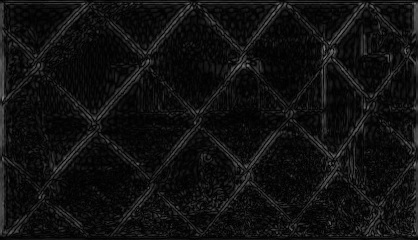
#> input picture BPF.jpg, 418 x 240 px, found by its file name
$ python trialphase2.py
#> lines starting #> are read from the running program, lines starting #| are printed output that depends on the picture; after the words box and inside, x2 and y2 are one past the last pixel; in counts of white or black regions, pixels touching at a corner belong together
import cv2
import pywt
import numpy as np
import matplotlib.pyplot as plt
from PIL import Image
import os
from skimage.transform import resize

dir = os.path.dirname(__file__)
foldername = os.path.join(dir, 'Images')
os.chdir(foldername)

image = cv2.imread('BPF.jpg')
#> image is the input picture: shape (240, 418, 3); min 0, max 131, mean 16.3
gray_image = cv2.cvtColor(image, cv2.COLOR_BGR2GRAY)
cv2.imwrite('gray_image.png',gray_image)
x=np.asarray(Image.open("gray_image.png").convert("L"))

print(x.shape)
#| (240, 418)
wp = pywt.WaveletPacket2D(data=x, wavelet='db1', mode='sym')
plt.title("Original Image")
plt.imshow(wp.data,plt.cm.gray) # plot original image
plt.show()

limith = -10
limitv = -10
limitd = -10
limitf = 15

zh=wp['h'].data
zh[zh<limith]=0.0
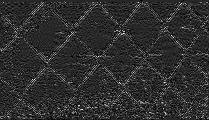
#> zh: shape (120, 209) float64; min -10, max 53, mean 1.5; drawn with min black and max white
plt.title("Horizontal")
plt.imshow(zh,plt.cm.gray) # plot horizontal decomposition of image
plt.show()

zv=wp['v'].data
zv[zv<limitv]=0.0
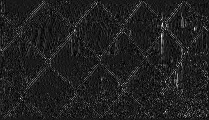
#> zv: shape (120, 209) float64; min -10, max 88, mean 2.4; drawn with min black and max white
plt.title("Vertical")
plt.imshow(zv,plt.cm.gray) # plot vertical decomposition of image
plt.show()

zd=wp['d'].data
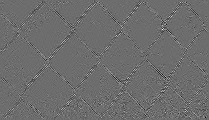
#> zd: shape (120, 209) float64; min -57, max 76, mean -0.1; drawn with min black and max white
zd[zd<limitd]=0.0
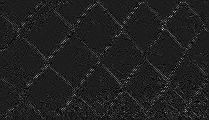
#> zd: shape (120, 209) float64; 6.28% of pixels changed, all inside (x1, y1, x2, y2) = (0, 0, 208, 119); drawn with min black and max white
plt.title("Diagonal")
plt.imshow(zd,plt.cm.gray) # plot diagonal decomposition of image
plt.show()

plt.gray()
zf = zh + zv + zd
zf[zf<limitf] = 0.0
zf[zf>limitf] = 20
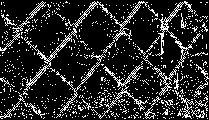
#> zf: shape (120, 209) float64; min 0, max 20, mean 3.17; drawn with min black and max white
print(zf.shape)
#| (120, 209)
plt.title("Final Image")
plt.imshow(zf) # plot final decomposition of image
print(zf.shape)
#| (120, 209)
plt.show()
plt.imsave('basic mask.jpg',zf)

original=np.asarray(Image.open("original.jpeg"))
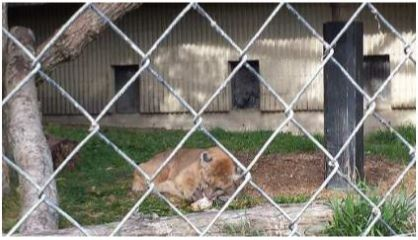
#> input picture original.jpeg, 418 x 240 px, found by its file name
#> original is the input picture: shape (240, 418, 3); mean R, G, B 125, 121.9, 112.7
res = cv2.resize (original, dsize= (zf.shape[1], zf.shape[0]) , interpolation=cv2.INTER_AREA)

plt.imshow(original)
plt.show()
plt.imshow(res)
plt.show()
plt.imsave('apply on.jpg',res)

res = np.array(cv2.morphologyEx(zf, cv2.MORPH_CLOSE, cv2.getStructuringElement(cv2.MORPH_RECT, (12,12))))
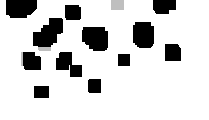
#> res: shape (120, 209) float64; min 0, max 20, mean 16.68; drawn with min black and max white
print(res.size)
#| 25080
plt.imshow(res)
plt.show()

plt.imsave("finalmask.jpg", res)
